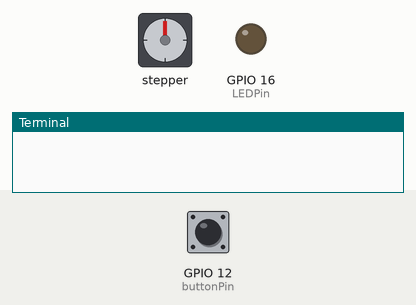
A program run on a simulated Raspberry Pi (BCM pin numbers). On the bench: stepper motor, output pins drawn as LEDs (lit = HIGH), the last lines printed to the terminal. The inputs (shaded band) are chosen by the test bench; at power-on: GPIO 12 (buttonPin) HIGH. Random numbers come from a fixed seed; the stepper is drawn at 2048 steps a turn; pins used as bus, display or sensor lines are not drawn.

Above: at 1.2 s.
1.3 s: GPIO 12 (buttonPin) pulled LOW for 0.15 s
At 3.1 s:
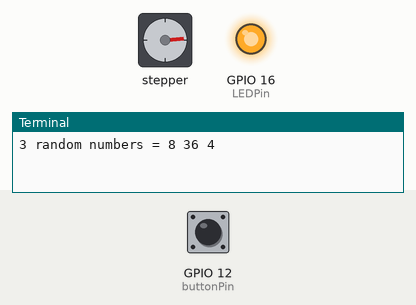
At 5.2 s:
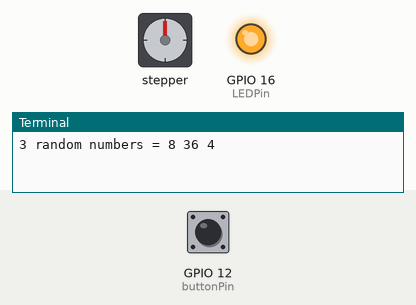
Timing chart, 0 to 21.4 s (numbered marks = the images above; inputs shaded):
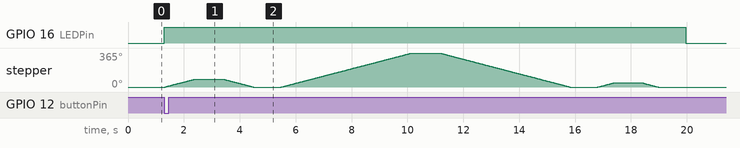

Measured:
- after the input at 1.3 s, GPIO 16 (LEDPin): LOW → HIGH at once, → LOW 18.7 s later; stepper: turns 85° clockwise in 1.1 s, then 85° counter-clockwise in 1.1 s, then 365° clockwise in 4.7 s, then 365° counter-clockwise in 4.7 s, and so on

The program:

EX3_6.py
```python
import RPi.GPIO as GPIO
from time import sleep
import random
stepAngle = 0.0879   # stepping angle of 28BYJ-48 stepping motor
speed = 0.0001
CW = False
CCW = True
# Pin number for phase A, B, C, D
phaseAPin = 18
phaseBPin = 23
phaseCPin = 24
phaseDPin = 25
buttonPin = 12
LEDPin = 16
phasePin = (phaseAPin, phaseBPin, phaseCPin, phaseDPin)
debounce = 0
maxDebounce = 500
phase = [[1,0,0,0] ,[1,1,0,0],[0,1,0,0],[0,1,1,0],[0,0,1,0],[0,0,1,1],[0,0,0,1],[1,0,0,1]]
def stepping(direction, steps):
    STEP = steps%8
    while steps > 0:
        sleep(speed)
        if direction == CCW:
            STEP = 7 - STEP
        stepPhase(STEP)
        steps = steps - 1
        STEP = steps%8
        sleep(0.001)
def stepPhase(STEP):
    for i in range(0,4):
        GPIO.output(phasePin[i],phase[STEP][i])
def rotation(direction, angle):
    stepToGo = int(float(angle)/stepAngle)
    stepping(direction, stepToGo)
GPIO.setmode(GPIO.BCM)
for i in range(0,4):
    GPIO.setup(phasePin[i], GPIO.OUT)
GPIO.setup(buttonPin, GPIO.IN, pull_up_down=GPIO.PUD_UP)
GPIO.setup(LEDPin, GPIO.OUT, initial=False)
randNo = [0, 0, 0]
try:
    while True:
        if GPIO.input(buttonPin) == 0:
            if debounce > maxDebounce:
                debounce = 0
                GPIO.output(LEDPin, True)
                msg = "3 random numbers = "
                for i in range(3):
                    randNo[i] = random.randint(0, 36)
                    msg = msg + str(randNo[i]) + " "
                print(msg)
                for i in range(3):
                    angleToGo=randNo[i]*10+5
                    rotation(CCW, angleToGo)
                    sleep(1)
                    rotation(CW, angleToGo)
                    sleep(1)
                while GPIO.input(buttonPin) == 0:
                    pass
            else:
                debounce += 1
        GPIO.output(LEDPin, False)
except KeyboardInterrupt:
    print("Exit!")
finally:
    GPIO.cleanup()
```
